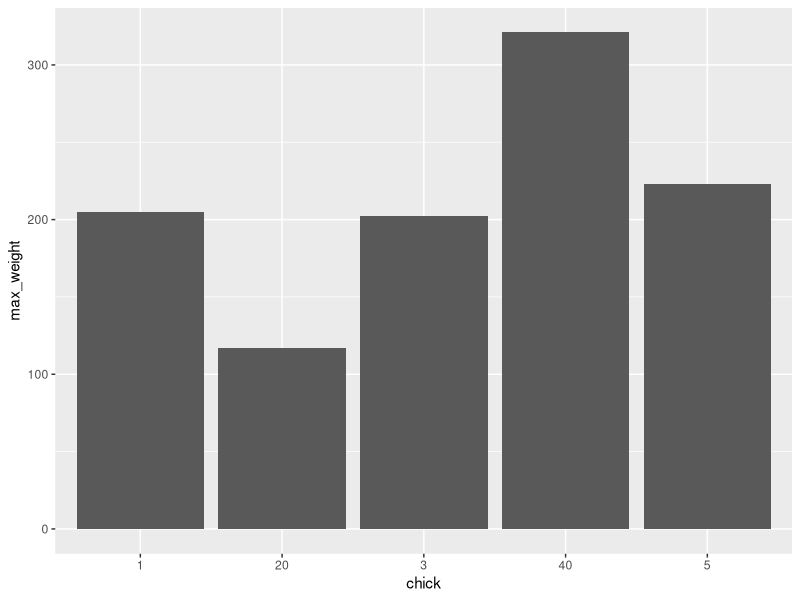

Write R code to recreate this figure.
#I created a vector for each chicken in the sample in order to be able to 
#calculate a maximum weight for each. I then used a data frame combining the 
#number of each chick with the maximum weight to use in a ggplot bar plot.
chicken_weight <- ChickWeight
weight1 <- max(chicken_weight$weight[1:12])
weight20 <- max(chicken_weight$weight[209:220])
weight3 <- max(chicken_weight$weight[25:36])
weight40 <- max(chicken_weight$weight[449:460])
weight5 <- max(chicken_weight$weight[49:60])
max_weight <- c(weight1, weight20, weight3, weight40, weight5)
chick <- c("1", "20", "3", "40", "5")
df_chic <- data.frame(max_weight, chick)

library(ggplot2)
max_weight_plot <- ggplot(data = df_chic, aes(x = chick, y = max_weight)) +
  geom_col()
max_weight_plot